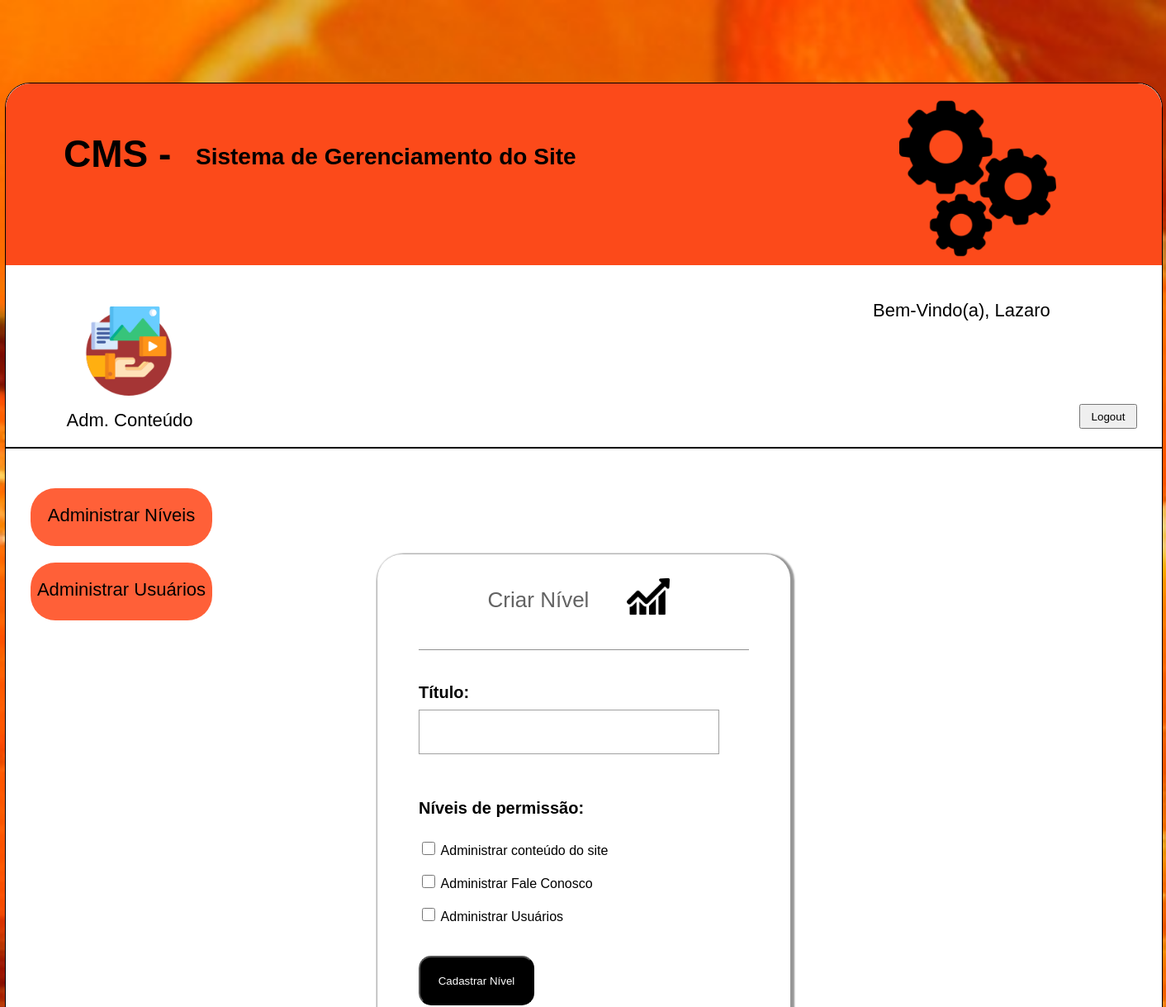
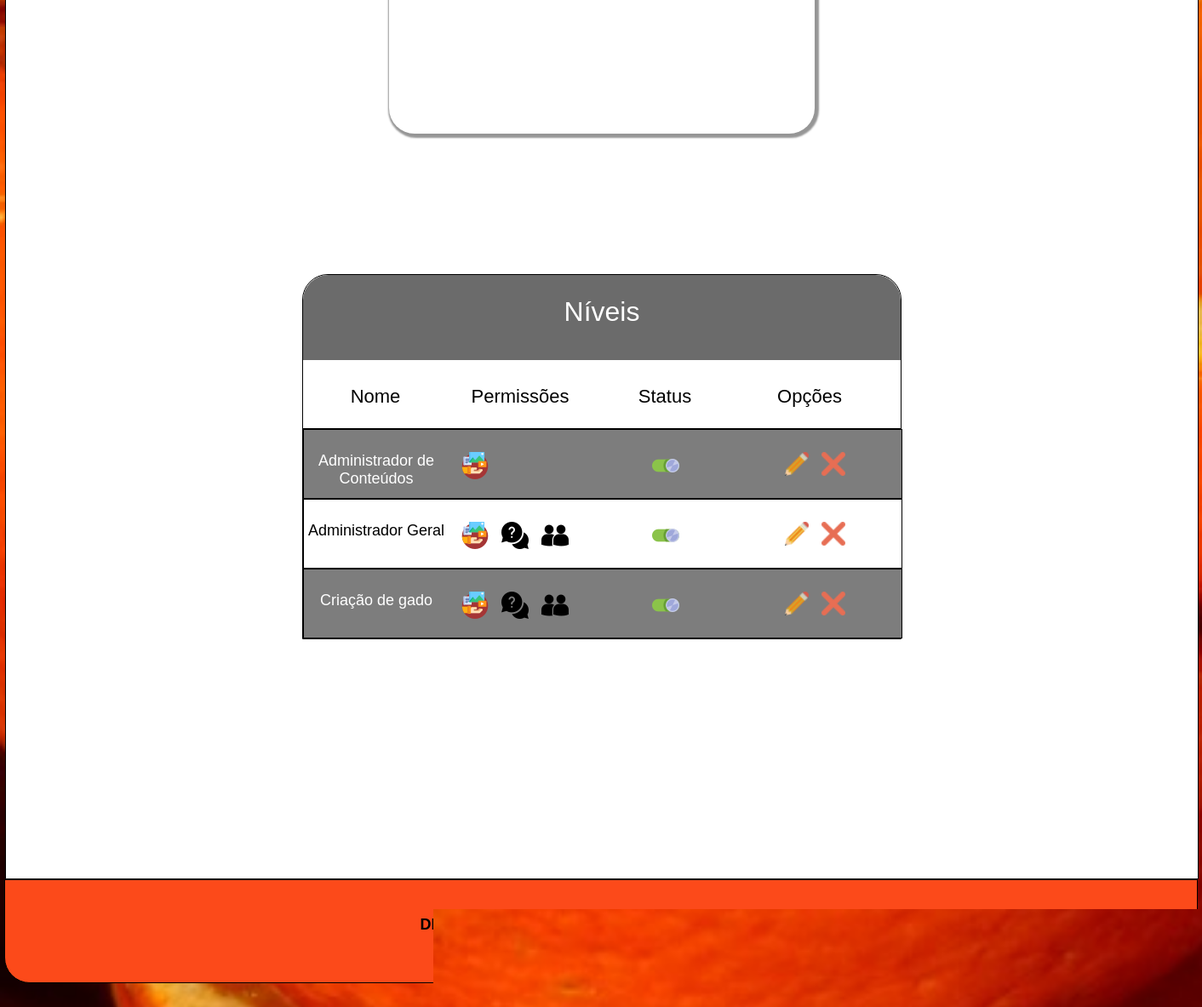
The app's page /cms/admNiveis.php (signed in) with its own data (2 pictures, top to bottom).
### tables this page shows
CREATE TABLE `tblusuarios` (
  `id` int(11) NOT NULL AUTO_INCREMENT,
  `usuario` varchar(50) DEFAULT NULL,
  `nome` varchar(50) DEFAULT NULL,
  `email` varchar(50) DEFAULT NULL,
  `senha` varchar(50) DEFAULT NULL,
  `codnivel` int(11) DEFAULT NULL,
  `status` tinyint(1) DEFAULT NULL,
  PRIMARY KEY (`id`),
  KEY `codnivel` (`codnivel`),
  CONSTRAINT `tblusuarios_ibfk_1` FOREIGN KEY (`codnivel`) REFERENCES `tblniveis` (`id`)
);

CREATE TABLE `tblniveis` (
  `id` int(11) NOT NULL AUTO_INCREMENT,
  `nome` varchar(50) DEFAULT NULL,
  `adm_faleconosco` tinyint(1) DEFAULT NULL,
  `adm_conteudo` tinyint(1) DEFAULT NULL,
  `adm_usuarios` tinyint(1) DEFAULT NULL,
  `status_nivel` tinyint(1) DEFAULT NULL,
  PRIMARY KEY (`id`)
);

### cms/admNiveis.php (the view, shortened to what this page needs)
<?php
    require_once('modulos/footer.php');
    require_once('modulos/funcoes.php');
    $conexao = conexaoMysql();
    $elementoHtmlPermissoes = permissoesUsuario($conexao, $_SESSION['id_usuario']);
    $nomeNivel = (string) "";
    $checkedConteudo = (string) "";
    $checkedFaleConosco = (string) "";
    $checkedUsuarios = (string) "";
    $botao = "Cadastrar Nível";
?>
<!DOCTYPE html>
<html lang="pt-br">
    <head>
        <link rel="stylesheet" href="css/style.css">
    </head>
    <body>
        <div class="imagem_fundo">
            <section class="cms">
                <div class="conteudo center">
                    <div class="container_cms center">
                        <div class='container_cabecalho_cms'>
                            <div class='cms_titulo'>
                                <div class='container_titulo'>
                                    <div class='titulo'>
                                        <div class='cont_titulo'>
                                            <h1 class='titulo_style'> CMS - </h1>
                                        </div>
                                        <div class='cms_subtitulo'>
                                            <h2 class='subtitulo_style'>
                                                Sistema de Gerenciamento do Site
                                            </h2>
                                        </div>
                                    </div>
                                </div>
                                <div class='cms_imagem'>
                                </div>
                            </div>
                            <div class='cms_menu'>
                                <?=$elementoHtmlPermissoes;?>
                                <div class='container_logout'>
                                    <p class='text_logout'>
                                    <?php
                                        $sql = "SELECT * FROM tblusuarios WHERE id = ".$_SESSION['id_usuario'];
                                        $select = mysqli_query($conexao, $sql);
                                        if($rsUsuario = mysqli_fetch_array($select))
                                        {
                                    ?>
                                        Bem-Vindo(a), <?=$rsUsuario['nome'];?>
                                    <?php } ?>
                                    </p>
                                    <form name='frmformulario' method='post' action='bd/logout.php' class='input_logout'>
                                        <input name="btnLogout" type='submit' value='Logout' class='button_logout'>
                                    </form>
                                </div>
                            </div>
                        </div>
                        <div class="cms_conteudo" id="cms_conteudo_cadastro">
                            <div id="cont_cadastro_usuario">
                                <div id="cont_conteudo_all">
                                    <div class="container_menu">
                                        <ul class="menu">
                                            <a href="admNiveis.php">
                                                <li class="menu_itens">
                                                    Administrar Níveis
                                                </li>
                                            </a>
                                            <a href="admUsuarios.php">
                                                <li class="menu_itens">
                                                    Administrar Usuários
                                                </li>
                                            </a>
                                        </ul>
                                    </div>
                                    <div id="container_cadastro_niveis">
                                        <div class="center" id="container_niveis">
                                            <div class="center cont_titulo_cadastro">
                                                <div class="center titulo_contato">
                                                    <div class="center contato_texto">
                                                        Criar Nível
                                                    </div>
                                                    <div class="center img_contato" id="img_nivel">
                                                        <img src="icons/line-chart.png" class="icon_contato">
                                                    </div>
                                                </div>
                                            </div>
                                            <div class="center container_campos_cadastro">
                                                <form name="formularioNiveis" method="post" action="bd/salvarNiveis.php">
                                                    <div class="cont_campo_cadastro">
                                                        <div class="nome_campo_cadastro">
                                                            Título:
                                                        </div>
                                                        <div class="input_campo_cadastro">
                                                            <input name="nome_nivel" type="text" class="input_text" value="<?=$nomeNivel?>" maxlength="50" required>
                                                        </div>
                                                    </div>
                                                    <div id="cont_campo_nivel">
                                                        <div id="nome_campo_nivel">
                                                            Níveis de permissão:
                                                        </div>
                                                        <div id="cont_permissao">
                                                            <input type="checkbox" name="chk_admconteudo" class="chk_niveis" <?=$checkedConteudo;?> value="adm_conteudo">
                                                            <label>
                                                                Administrar conteúdo do site
                                                            </label>
                                                            <br>
                                                            <input type="checkbox" name="chk_faleconosco" class="chk_niveis" <?=$checkedFaleConosco;?> value="adm_faleconosco">
                                                             <label>
                                                                 Administrar Fale Conosco
                                                            </label>
                                                            <br>
                                                            <input type="checkbox" name="chk_usuarios" class="chk_niveis" <?=$checkedUsuarios;?> value="adm_usuarios"><label>
                                                            Administrar Usuários
                                                            </label>
                                                        </div>
                                                    </div>
                                                    <div class="botao_enviar">
                                                        <input type="submit" name="submitNiveis" value="<?=$botao?>" class="botao_submit" id="btn_niveis">
                                                    </div>
                                                </form>
                                            </div>
                                        </div>
                                    </div>
                                </div>
                                <div id="container_niveis_cadastrados">
                                    <div class="center" id="tabela_niveis_cadastrados">
                                        <div class="titulo_cadastrados">
                                            Níveis
                                        </div>
                                        <div class="cont_cedulas_tabela">
                                            <div class="nome_cedula">
                                                Nome
                                            </div>
                                            <div class="nome_cedula">
                                            Permissões
                                            </div>
                                            <div class="nome_cedula">
                                            Status
                                            </div>
                                            <div class="nome_cedula">
                                                Opções
                                            </div>
                                        </div>
                                        <?php
                                            $sql = "SELECT * FROM tblniveis";
                                            $select = mysqli_query($conexao, $sql);
                                            $contador = (int) 0;
                                            while($rsNiveis = mysqli_fetch_array($select))
                                            {
                                                $contador++;
                                                if($rsNiveis['adm_conteudo'] == 1)
                                                    $permissaoConteudoImagem = "<img src='icons/sharing-content.png' alt='Administrador de Conteúdo' class='imagens_permissao'>";
                                                else
                                                    $permissaoConteudoImagem = "";
                                                if($rsNiveis['adm_faleconosco'] == 1)
                                                    $permissaoFaleConoscoImagem = "<img src='icons/help.png' alt='Administrador do Fale Conosco'  class='imagens_permissao'>";
                                                else
                                                    $permissaoFaleConoscoImagem = "";
                                                if($rsNiveis['adm_usuarios'] == 1)
                                                    $permissaoUsuariosImagem = "<img src='icons/silhueta-de-usuarios-do-casal.png' alt='Administrador de Usuários'  class='imagens_permissao'>";
                                                else
                                                    $permissaoUsuariosImagem = "";
                                                if($contador % 2 == 0)
                                                    $corLinha = "listra_branca";
                                                else
                                                    $corLinha = "listra_negra";
                                        ?>
                                        <div class="container_dados_campo <?=$corLinha?>">
                                            <div class="campo_info">
                                                <?=$rsNiveis['nome']?>
                                            </div>
                                            <div class="campo_info">
                                                <div class="permissao">
                                                    <?=$permissaoConteudoImagem;?>
                                                    <?=$permissaoFaleConoscoImagem;?>
                                                    <?=$permissaoUsuariosImagem;?>
                                                </div>
                                            </div>
                                            <div class="campo_info">
                                                <?php
                                                    if($rsNiveis['status_nivel'] == 1) {
                                                ?>
                                                <a href="bd/modificarNiveis.php?codigo=<?=$rsNiveis['id']?>&modo=status&status=<?=$rsNiveis['status_nivel']?>">
                                                    <img src="icons/icons8-toggle-on-32.png" alt="Ativar">
                                                </a>
                                                <?php } else {?>
                                                    <a href="bd/modificarNiveis.php?codigo=<?=$rsNiveis['id']?>&modo=status&status=<?=$rsNiveis['status_nivel']?>">
                                                        <img src="icons/icons8-toggle-off-32.png" alt="Desativar">
                                                    </a>
                                                <?php } ?>
                                            </div>
                                            <div class="campo_info">
                                                <div class="opcoes_imagens">
                                                    <a href="admNiveis.php?modo=editar&codigo=<?=$rsNiveis['id'];?>">
                                                        <img src="icons/editar.png" class="imagens_opcoes">
                                                    </a>
                                                    <a onclick="return confirm('Você realmente deseja excluir este registro?')" href="bd/modificarNiveis.php?modo=excluir&codigo=<?=$rsNiveis['id']?>">
                                                        <img src="icons/claro.png" class="imagens_opcoes">
                                                    </a>
                                                </div>
                                            </div>
                                        </div>
                                        <?php } ?>
                                    </div>
                                </div>
                            </div>
                        </div>
                    </div>
                </div>
            </section>
            <?=$footer;?>
        </div>
    </body>
</html>

### records on screen
tblusuarios: nome "Lazaro"
tblniveis: nome "Administrador de Conteúdos", adm_conteudo 1 (drawn), status_nivel 1 (drawn)
tblniveis: nome "Administrador Geral", adm_conteudo 1 (drawn), adm_faleconosco 1 (drawn), adm_usuarios 1 (drawn), status_nivel 1 (drawn)
tblniveis: nome "Criação de gado", adm_conteudo 1 (drawn), adm_faleconosco 1 (drawn), adm_usuarios 1 (drawn), status_nivel 1 (drawn)
